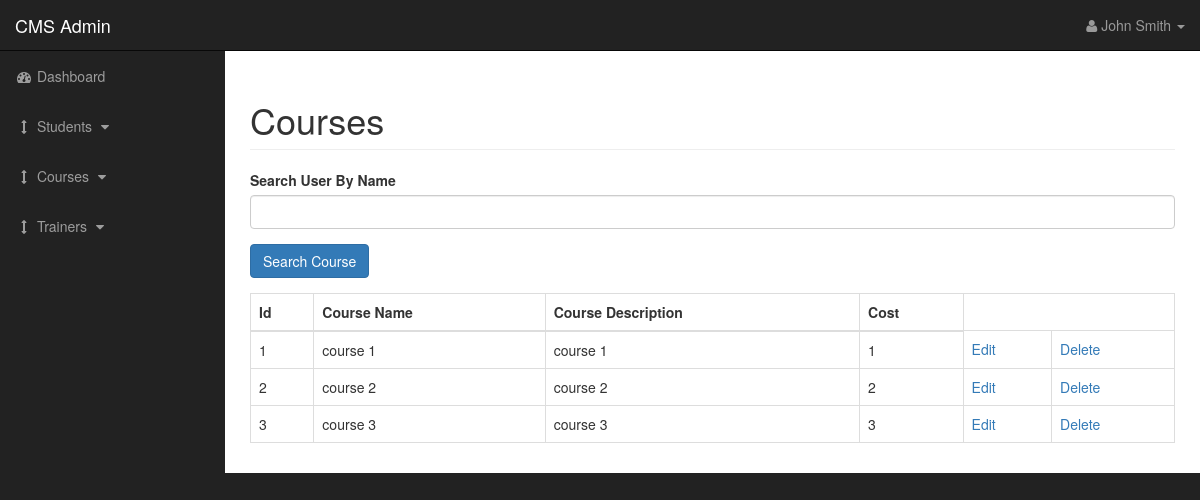
/courses.php, run on the app's committed database.
### tables this page shows
CREATE TABLE `courses` (
  `id` int(11) NOT NULL,
  `course_name` varchar(255) NOT NULL,
  `course_descreption` text NOT NULL,
  `course_cost` float NOT NULL
);

### includes/view_all_courses.php (the view, shortened to what this page needs)
<form action="" method="post" enctype="multipart/form-data">
    <div class="form-group">
        <label for="search">Search User By Name</label>
        <input type="text" name="course_name" class="form-control" >
    </div>
    <div class="form-group">
        <input type="submit" name="search_course"  class="btn btn-primary" value="Search Course">
    </div>
</form>
<table class="table table-bordered table-hover">
    <thead>
    <tr>
        <th>Id</th>
        <th>Course Name</th>
        <th>Course Description</th>
        <th>Cost</th>
    </tr>
    </thead>
    <tbody >
    <?php
    if(isset($_POST['search_course'])){
        $course = $_POST['course_name'];
        $query = "SELECT * FROM courses where course_name LIKE '%" .$course. "%'  ";
    }else {
        $query = "SELECT * FROM courses";
    }
    $select_courses = mysqli_query($connection,$query);
    while ($row = mysqli_fetch_assoc($select_courses) ) {
        $id = $row['id'];
        $name = $row['course_name'];
        $description = $row['course_descreption'];
        $cost = $row['course_cost'];
        echo "<tr>";
        echo "<td>$id</td>";
        echo "<td>$name</td>";
        echo "<td>$description</td>";
        echo "<td>$cost</td>";
        echo "<td><a href = 'courses.php?source=edit_course&c_id={$id}'>Edit</a></td>";
        echo "<td><a href = 'courses.php?delete={$id}'>Delete</a></td>";
        echo "</tr>";
    }
    ?>
    </tbody>
</table>

### includes/header.php (shortened to what this page needs)
<!DOCTYPE html>
<html lang="en">
<head>
    <link href="css/bootstrap.min.css" rel="stylesheet">
    <link href="css/sb-admin.css" rel="stylesheet">
    <link href="font-awesome/css/font-awesome.min.css" rel="stylesheet" type="text/css">
</head>
<body>

### courses.php (shortened to what this page needs)
<?php include "includes/header.php"?>
    <div id="wrapper">
        <nav class="navbar navbar-inverse navbar-fixed-top" role="navigation">
            <div class="navbar-header">
                <a class="navbar-brand" href="index.html">CMS Admin</a>
            </div>
            <?php include "includes/top_sidebar.php"?>
            <?php include "includes/left_sidebar.php"?>
        </nav>
        <div id="page-wrapper">
            <div class="container-fluid">
                <div class="row">
                    <div class="col-lg-12">
                        <h1 class="page-header">
                            Courses
                        </h1>
                        <?php
                        if(isset($_GET['source'])){
                            $source = $_GET['source'];
                        }else{
                            $source = "";
                        }
                        switch($source){
                            default:
                                include "includes/view_all_courses.php";
                        }
                        ?>
                        </div>
                    </div>
                </div>
            </div>
        </div>
    <?php include "includes/footer.php"?>

### includes/top_sidebar.php (shortened to what this page needs)
<ul class="nav navbar-right top-nav">
                <li class="dropdown">
                    <a href="#" class="dropdown-toggle" data-toggle="dropdown"><i class="fa fa-user"></i> John Smith <b class="caret"></b></a>
                </li>

### includes/left_sidebar.php (shortened to what this page needs)
<div class="collapse navbar-collapse navbar-ex1-collapse">
                <ul class="nav navbar-nav side-nav">
                    <li>
                        <a href="../index.php"><i class="fa fa-fw fa-dashboard"></i> Dashboard</a>
                    </li>
                    <li>
                        <a href="javascript:;" data-toggle="collapse" data-target="#students_dropdown"><i class="fa fa-fw fa-arrows-v"></i> Students <i class="fa fa-fw fa-caret-down"></i></a>
                    </li>
                    <li>
                        <a href="javascript:;" data-toggle="collapse" data-target="#courses_dropdown"><i class="fa fa-fw fa-arrows-v"></i> Courses <i class="fa fa-fw fa-caret-down"></i></a>
                    </li>
                    <li>
                        <a href="javascript:;" data-toggle="collapse" data-target="#trainers_dropdown"><i class="fa fa-fw fa-arrows-v"></i> Trainers <i class="fa fa-fw fa-caret-down"></i></a>
                    </li>
                </ul>
            </div>

### includes/footer.php (shortened to what this page needs)
</body>
</html>

### css/sb-admin.css (style rules this page uses)
body { margin-top: 100px; background-color: #222; }
@media (min-width:768px) { body { margin-top: 50px; } }
#wrapper { padding-left: 0; }
#page-wrapper { width: 100%; padding: 0; background-color: #fff; }
@media (min-width:768px) { #wrapper { padding-left: 225px; } }
@media (min-width:768px) { #page-wrapper { padding: 10px; } }
.top-nav { padding: 0 15px; }
.top-nav>li { display: inline-block; float: left; }
.top-nav>li>a { padding-top: 15px; padding-bottom: 15px; line-height: 20px; color: #999; }
@media (min-width:768px) { .side-nav { position: fixed; top: 51px; left: 225px; width: 225px; margin-left: -225px; border: none; border-radius: 0; overflow-y: auto; background-color: #222; } }
@media (min-width:768px) { .side-nav>li>a { width: 225px; } }

### data on the page
courses: id "1", course_name "course 1", course_descreption "course 1", course_cost "1"
courses: id "2", course_name "course 2", course_descreption "course 2", course_cost "2"
courses: id "3", course_name "course 3", course_descreption "course 3", course_cost "3"
